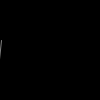
Frame 1 (no input)
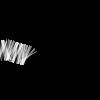
Frame 60 (the mouse pressed at the canvas centre just before this capture)
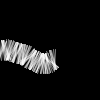
Frame 120 (the mouse held since frame 60 and released just before this capture)

The Processing sketch that drew these frames (run headless with seeded random() and noise(); from frame 60 on, the mouse is pressed at the canvas centre):

// Processing sketch: _06
// ── _06.pde
float x = 0.0; // X-coordinate
float y = 50.0; // Y-coordinate
float angle = 0.0; // Direction of motion
float speed = 0.5; // Speed of motion

void setup() {
  size(100, 100);
  background(0);
  stroke(255, 130);
  randomSeed(121); // Force the same random values
}

void draw() {
  angle += random(-0.3, 0.3);
  x += cos(angle) * speed; // Update x-coordinate
  y += sin(angle) * speed; // Update y-coordinate
  translate(x, y);
  rotate(angle);
  line(0, -10, 0, 10);
}
